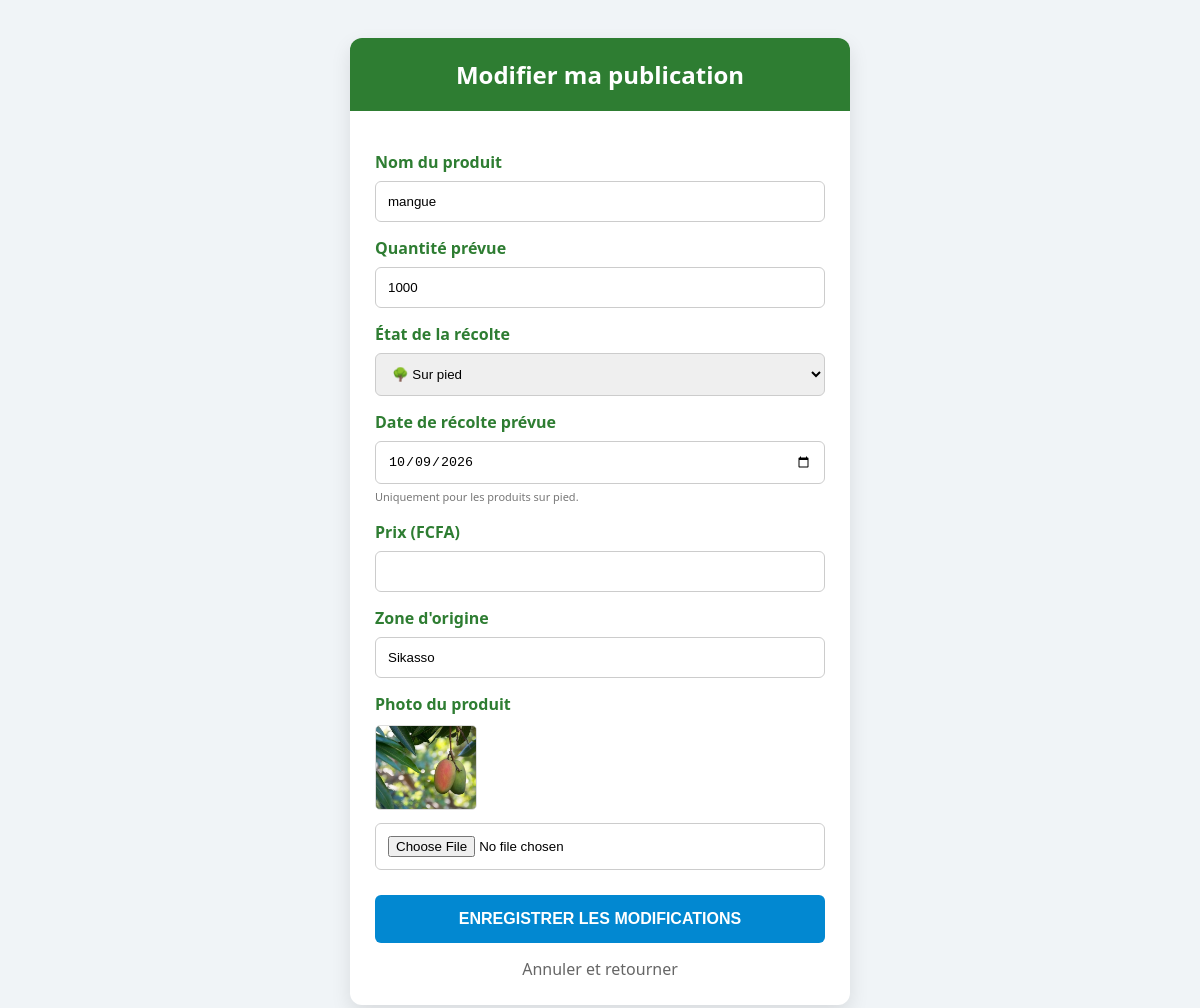
The app's page /produit/modifier/27/ (signed in) with its own data.
### gestion_agro/models.py (models this page shows, shortened)
class ProduitAgricole(models.Model):
    UNITES =[
        ('KG','Kilogramme'),
        ('TONNE', 'Tonne'),
        ('SAC','Sac'),
    ]
    STATUT_RECOLTE = [
        ('SUR_PIED', '🌳 En cours de maturité (Sur pied)'),
        ('RECOLTE', '📦 Récolté et prêt'),
    ]
    CATEGORIES = [
        ('LEGUMES', '🥬 Légumes'),
        ('FRUITS', '🍎 Fruits'),
        ('CEREALES', '🌾 Céréales'),
        ('TUBERCULES', '🥔 Tubercules'),
    ]
    DUREE_CONSERVATION = {
        'TOMATE': 10,
        'MANGUE': 21,
        'OIGNON': 90,
        'POMME DE TERRE': 60,
        'POMME_DE_TERRE': 60,
        'MAÏS': 180,
        'MAIS': 180,
        'RIZ': 365,
    }
    producteur = models.ForeignKey(Producteur, on_delete=models.CASCADE, null=True, blank=True, related_name='produits')
    categorie = models.CharField(max_length=20, choices=CATEGORIES, default='LEGUMES')
    nom = models.CharField(max_length=100)
    quantite_initiale = models.PositiveBigIntegerField(default=0, verbose_name="Quantité totale prévue")
    quantite_disponible = models.PositiveBigIntegerField(default=0, verbose_name="Reste disponible")
    unite = models.CharField(max_length=10, choices=UNITES, default='KG')
    prix_unitaire = models.DecimalField(max_digits=10, decimal_places=2)
    image = models.ImageField(upload_to='produits/')
    video_demonstration = models.FileField(upload_to='videos_produits/', null=True, blank=True)
    statut_recolte = models.CharField(max_length=20, choices=STATUT_RECOLTE, default='SUR_PIED')
    date_recolte_prevue = models.DateField(null=True, blank=True, verbose_name="Date de récolte prévue")
    zone_production = models.CharField(max_length=50, choices=ZONES_CHOICES, default='SIKASSO')
    zone_origine = models.CharField(max_length=100) # Ex: "Cercle de Yanfolila"
    est_promotion = models.BooleanField(default=False)
    date_publication = models.DateTimeField(auto_now_add=True)
    date_peremption_prevue = models.DateField(null=True, blank=True, verbose_name="Date limite de conservation au champ")
    seuil_alerte = models.PositiveIntegerField(default=500) # Alerte si stock < 500kg

### gestion_agro/views.py (the view, shortened to what this page needs)
# urls.py: path('produit/modifier/<int:produit_id>/', views.modifier_produit, name='modifier_produit'),
@login_required
def modifier_produit(request, produit_id):
    produit = get_object_or_404(ProduitAgricole, id=produit_id, producteur__user=request.user)
    return render(request, 'gestion_agro/modifier_produit.html', {'produit': produit})

### gestion_agro/context_processors.py (called while the page is built)
def notifications_non_lues(request):
    if request.user.is_authenticated:
        notif_count = Notification.objects.filter(destinataire=request.user, lu=False).count()
        dernieres_notifs = Notification.objects.filter(destinataire=request.user, lu=False).order_by('-date_creation')[:5]
        return {
            'notif_count': notif_count,
            'dernieres_notifs': dernieres_notifs
        }
    return {'notif_count': 0, 'dernieres_notifs': []}

### templates/gestion_agro/modifier_produit.html (shortened to what this page needs)
<!DOCTYPE html>
<html lang="fr">
<head>
</head>
<body>
<div class="form-card">
    <div class="form-header">
        <h2 style="margin:0;">Modifier ma publication</h2>
    </div>
    <div class="form-body">
        <form method="POST" enctype="multipart/form-data">
            <label>Nom du produit</label>
            <input type="text" name="nom" value="{{ produit.nom }}" required>
            <label>Quantité prévue</label>
            <input type="number" name="quantite_initiale" value="{{ produit.quantite_initiale }}" required>
            <label>État de la récolte</label>
            <select name="statut_recolte" id="statut_select" onchange="toggleDate()">
                <option value="SUR_PIED" {% if produit.statut_recolte == 'SUR_PIED' %}selected{% endif %}>🌳 Sur pied</option>
            </select>
            <div id="date_div">
                <label>Date de récolte prévue</label>
                <input type="date" name="date_recolte_prevue" id="date_recolte_prevue"
                       value="{{ produit.date_recolte_prevue|date:'Y-m-d' }}">
                <small style="font-size: 11px; color: #777;">Uniquement pour les produits sur pied.</small>
            </div>
            <label>Prix (FCFA)</label>
            <input type="number" name="prix_unitaire" value="{{ produit.prix_unitaire }}" required>
            <label>Zone d'origine</label>
            <input type="text" name="zone_origine" value="{{ produit.zone_origine }}" required>
            <label>Photo du produit</label>
            {% if produit.image %}
                <div><img src="{{ produit.image.url }}" class="img-preview"></div>
            {% endif %}
            <input type="file" name="image">
            <button type="submit" class="btn-save">ENREGISTRER LES MODIFICATIONS</button>
        </form>
        <a href="{% url 'dashboard_producteur' %}" class="back-link">Annuler et retourner</a>
    </div>
</div>
</body>
</html>

### templates/gestion_agro/modifier_produit.html (style rules this page uses)
body { font-family: 'Segoe UI', sans-serif; background-color: #f0f4f7; padding: 30px; }
.form-card { max-width: 500px; margin: auto; background: white; border-radius: 12px; overflow: hidden; box-shadow: 0 8px 20px rgba(0,0,0,0.1); }
.form-header { background: #2e7d32; color: white; padding: 20px; text-align: center; }
.form-body { padding: 25px; }
label { display: block; margin-top: 15px; font-weight: bold; color: #2e7d32; }
input, select { width: 100%; padding: 12px; margin-top: 8px; border: 1px solid #ccc; border-radius: 6px; box-sizing: border-box; }
.btn-save { width: 100%; background: #0288d1; color: white; padding: 15px; border: none; border-radius: 6px; cursor: pointer; font-weight: bold; font-size: 16px; margin-top: 25px; }
.img-preview { width: 100px; margin-top: 10px; border-radius: 5px; border: 1px solid #ddd; }
.back-link { display: block; text-align: center; margin-top: 15px; color: #666; text-decoration: none; }
#date_div { transition: 0.3s; }

### records on screen
ProduitAgricole: nom "mangue", quantite_initiale "1000", statut_recolte "🌳 Sur pied", date_recolte_prevue "10/09/2026", zone_origine "Sikasso", image (picture)
